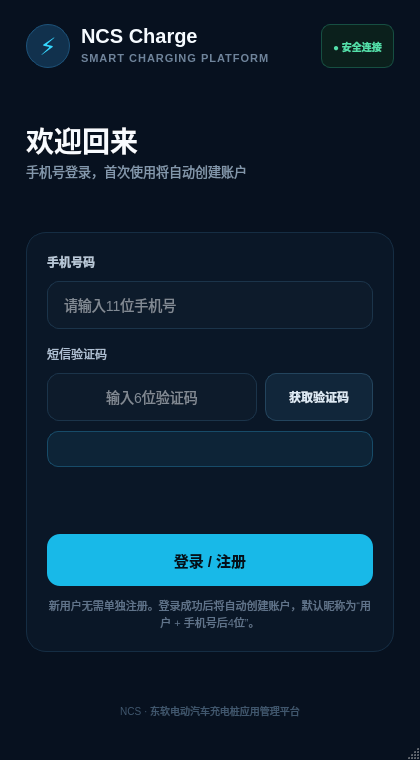
<?xml version="1.0" encoding="UTF-8"?>
<ui version="4.0">
 <class>LoginWindow</class>
 <widget class="QMainWindow" name="LoginWindow">
  <property name="geometry">
   <rect>
    <x>0</x>
    <y>0</y>
    <width>420</width>
    <height>760</height>
   </rect>
  </property>
  <property name="minimumSize">
   <size>
    <width>420</width>
    <height>760</height>
   </size>
  </property>
  <property name="maximumSize">
   <size>
    <width>420</width>
    <height>760</height>
   </size>
  </property>
  <property name="windowTitle">
   <string>充电用户端</string>
  </property>
  <property name="styleSheet">
   <string notr="true">
QMainWindow {
    background-color: #07111F;
    color: #F4F8FC;
}

QWidget#centralwidget {
    background-color: #07111F;
}

QLabel {
    color: #AFC1D5;
    font-family: "Noto Sans CJK SC", "Microsoft YaHei", "PingFang SC", sans-serif;
}

QLabel#brandMark {
    background-color: #11314D;
    color: #35D7FF;
    border: 1px solid #1C5279;
    border-radius: 22px;
    font-size: 24px;
    font-weight: 800;
}

QLabel#brandName {
    color: #F6FBFF;
    font-size: 20px;
    font-weight: 800;
}

QLabel#brandCaption {
    color: #6F849B;
    font-size: 11px;
    font-weight: 600;
    letter-spacing: 1px;
}

QLabel#headline {
    color: #F8FBFF;
    font-size: 28px;
    font-weight: 800;
}

QLabel#subheadline {
    color: #8297AC;
    font-size: 13px;
}

QLabel#sectionLabel {
    color: #B8C8D8;
    font-size: 12px;
    font-weight: 700;
}

QLabel#verificationInfoLabel {
    background-color: #0D2437;
    border: 1px solid #174B68;
    border-radius: 11px;
    color: #35D7FF;
    font-size: 13px;
    font-weight: 700;
    padding: 9px 12px;
}

QLabel#countdownLabel {
    color: #70869D;
    font-size: 11px;
}

QLabel#statusLabel {
    color: #70869D;
    font-size: 12px;
    font-weight: 600;
    padding: 3px 0px;
}

QLabel#statusLabel[error="true"] {
    color: #FF7F90;
}

QLabel#statusLabel[error="false"] {
    color: #55E0A8;
}

QLabel#tipLabel {
    color: #5F738A;
    font-size: 11px;
    line-height: 150%;
}

QLineEdit {
    background-color: #0D1B2B;
    color: #F5F9FD;
    border: 1px solid #1B344A;
    border-radius: 12px;
    padding: 0px 14px;
    selection-background-color: #1D8FB8;
    selection-color: #FFFFFF;
    font-size: 14px;
}

QLineEdit:hover {
    border-color: #2A506C;
}

QLineEdit:focus {
    background-color: #0E2032;
    border: 1px solid #2EC9F5;
}

QLineEdit::placeholder {
    color: #587088;
}

QPushButton {
    background-color: #11263A;
    color: #DDEAF5;
    border: 1px solid #23445D;
    border-radius: 11px;
    font-size: 12px;
    font-weight: 700;
    padding: 0px 12px;
}

QPushButton:hover {
    background-color: #17344C;
    border-color: #2F607F;
}

QPushButton:pressed {
    background-color: #0D2031;
}

QPushButton:disabled {
    background-color: #0D1927;
    color: #52687D;
    border-color: #15293B;
}

QPushButton#loginButton {
    background-color: #18B9E8;
    color: #04101A;
    border: none;
    border-radius: 13px;
    font-size: 15px;
    font-weight: 800;
}

QPushButton#loginButton:hover {
    background-color: #35C9F1;
}

QPushButton#loginButton:pressed {
    background-color: #12A2CC;
}

QFrame#loginCard {
    background-color: #0A1727;
    border: 1px solid #152D43;
    border-radius: 20px;
}

QFrame#softDivider {
    background-color: #142C42;
    min-height: 1px;
    max-height: 1px;
}

QLabel#secureBadge {
    background-color: #0B201C;
    color: #53DFA9;
    border: 1px solid #164F42;
    border-radius: 9px;
    font-size: 10px;
    font-weight: 700;
    padding: 4px 8px;
}
   </string>
  </property>
  <widget class="QWidget" name="centralwidget">
   <layout class="QVBoxLayout" name="rootLayout">
    <property name="leftMargin">
     <number>26</number>
    </property>
    <property name="topMargin">
     <number>24</number>
    </property>
    <property name="rightMargin">
     <number>26</number>
    </property>
    <property name="bottomMargin">
     <number>20</number>
    </property>
    <property name="spacing">
     <number>0</number>
    </property>

    <item>
     <layout class="QHBoxLayout" name="brandRow">
      <property name="spacing">
       <number>11</number>
      </property>
      <item>
       <widget class="QLabel" name="brandMark">
        <property name="minimumSize">
         <size>
          <width>44</width>
          <height>44</height>
         </size>
        </property>
        <property name="maximumSize">
         <size>
          <width>44</width>
          <height>44</height>
         </size>
        </property>
        <property name="text">
         <string>⚡</string>
        </property>
        <property name="alignment">
         <set>Qt::AlignCenter</set>
        </property>
       </widget>
      </item>
      <item>
       <layout class="QVBoxLayout" name="brandTextLayout">
        <property name="spacing">
         <number>1</number>
        </property>
        <item>
         <widget class="QLabel" name="brandName">
          <property name="text">
           <string>NCS Charge</string>
          </property>
         </widget>
        </item>
        <item>
         <widget class="QLabel" name="brandCaption">
          <property name="text">
           <string>SMART CHARGING PLATFORM</string>
          </property>
         </widget>
        </item>
       </layout>
      </item>
      <item>
       <spacer name="brandSpacer">
        <property name="orientation">
         <enum>Qt::Horizontal</enum>
        </property>
        <property name="sizeHint" stdset="0">
         <size>
          <width>40</width>
          <height>20</height>
         </size>
        </property>
       </spacer>
      </item>
      <item>
       <widget class="QLabel" name="secureBadge">
        <property name="text">
         <string>● 安全连接</string>
        </property>
       </widget>
      </item>
     </layout>
    </item>

    <item>
     <spacer name="headerSpacer">
      <property name="orientation">
       <enum>Qt::Vertical</enum>
      </property>
      <property name="sizeHint" stdset="0">
       <size>
        <width>20</width>
        <height>42</height>
       </size>
      </property>
     </spacer>
    </item>

    <item>
     <widget class="QLabel" name="headline">
      <property name="text">
       <string>欢迎回来</string>
      </property>
      <property name="alignment">
       <set>Qt::AlignLeft|Qt::AlignVCenter</set>
      </property>
     </widget>
    </item>

    <item>
     <widget class="QLabel" name="subheadline">
      <property name="text">
       <string>手机号登录，首次使用将自动创建账户</string>
      </property>
      <property name="alignment">
       <set>Qt::AlignLeft|Qt::AlignVCenter</set>
      </property>
     </widget>
    </item>

    <item>
     <spacer name="headlineSpacer">
      <property name="orientation">
       <enum>Qt::Vertical</enum>
      </property>
      <property name="sizeHint" stdset="0">
       <size>
        <width>20</width>
        <height>24</height>
       </size>
      </property>
     </spacer>
    </item>

    <item>
     <widget class="QFrame" name="loginCard">
      <property name="frameShape">
       <enum>QFrame::NoFrame</enum>
      </property>
      <property name="frameShadow">
       <enum>QFrame::Raised</enum>
      </property>
      <layout class="QVBoxLayout" name="cardLayout">
       <property name="leftMargin">
        <number>20</number>
       </property>
       <property name="topMargin">
        <number>20</number>
       </property>
       <property name="rightMargin">
        <number>20</number>
       </property>
       <property name="bottomMargin">
        <number>20</number>
       </property>
       <property name="spacing">
        <number>10</number>
       </property>

       <item>
        <widget class="QLabel" name="sectionLabel">
         <property name="text">
          <string>手机号码</string>
         </property>
        </widget>
       </item>

       <item>
        <widget class="QLineEdit" name="phoneLineEdit">
         <property name="minimumSize">
          <size>
           <width>0</width>
           <height>48</height>
          </size>
         </property>
         <property name="maximumSize">
          <size>
           <width>16777215</width>
           <height>48</height>
          </size>
         </property>
         <property name="placeholderText">
          <string>请输入11位手机号</string>
         </property>
         <property name="maxLength">
          <number>11</number>
         </property>
        </widget>
       </item>

       <item>
        <spacer name="fieldSpacer1">
         <property name="orientation">
          <enum>Qt::Vertical</enum>
         </property>
         <property name="sizeHint" stdset="0">
          <size>
           <width>20</width>
           <height>6</height>
          </size>
         </property>
        </spacer>
       </item>

       <item>
        <widget class="QLabel" name="verificationSectionLabel">
         <property name="text">
          <string>短信验证码</string>
         </property>
        </widget>
       </item>

       <item>
        <layout class="QHBoxLayout" name="verificationInputLayout">
         <property name="spacing">
          <number>8</number>
         </property>
         <item>
          <widget class="QLineEdit" name="verificationCodeLineEdit">
           <property name="minimumSize">
            <size>
             <width>0</width>
             <height>48</height>
            </size>
           </property>
           <property name="maximumSize">
            <size>
             <width>16777215</width>
             <height>48</height>
            </size>
           </property>
           <property name="placeholderText">
            <string>输入6位验证码</string>
           </property>
           <property name="maxLength">
            <number>6</number>
           </property>
           <property name="alignment">
            <set>Qt::AlignCenter</set>
           </property>
          </widget>
         </item>
         <item>
          <widget class="QPushButton" name="getCodeButton">
           <property name="minimumSize">
            <size>
             <width>108</width>
             <height>48</height>
            </size>
           </property>
           <property name="maximumSize">
            <size>
             <width>108</width>
             <height>48</height>
            </size>
           </property>
           <property name="text">
            <string>获取验证码</string>
           </property>
          </widget>
         </item>
        </layout>
       </item>

       <item>
        <widget class="QLabel" name="verificationInfoLabel">
         <property name="minimumSize">
          <size>
           <width>0</width>
           <height>36</height>
          </size>
         </property>
         <property name="text">
          <string/>
         </property>
         <property name="alignment">
          <set>Qt::AlignCenter</set>
         </property>
        </widget>
       </item>

       <item>
        <widget class="QLabel" name="countdownLabel">
         <property name="text">
          <string/>
         </property>
         <property name="alignment">
          <set>Qt::AlignCenter</set>
         </property>
        </widget>
       </item>

       <item>
        <spacer name="fieldSpacer2">
         <property name="orientation">
          <enum>Qt::Vertical</enum>
         </property>
         <property name="sizeHint" stdset="0">
          <size>
           <width>20</width>
           <height>4</height>
          </size>
         </property>
        </spacer>
       </item>

       <item>
        <widget class="QLabel" name="statusLabel">
         <property name="text">
          <string/>
         </property>
         <property name="alignment">
          <set>Qt::AlignCenter</set>
         </property>
         <property name="wordWrap">
          <bool>true</bool>
         </property>
        </widget>
       </item>

       <item>
        <widget class="QPushButton" name="loginButton">
         <property name="minimumSize">
          <size>
           <width>0</width>
           <height>52</height>
          </size>
         </property>
         <property name="maximumSize">
          <size>
           <width>16777215</width>
           <height>52</height>
          </size>
         </property>
         <property name="text">
          <string>登录 / 注册</string>
         </property>
        </widget>
       </item>

       <item>
        <spacer name="cardBottomSpacer">
         <property name="orientation">
          <enum>Qt::Vertical</enum>
         </property>
         <property name="sizeHint" stdset="0">
          <size>
           <width>20</width>
           <height>1</height>
          </size>
         </property>
        </spacer>
       </item>

       <item>
        <widget class="QLabel" name="tipLabel">
         <property name="text">
          <string>新用户无需单独注册。登录成功后将自动创建账户，默认昵称为“用户 + 手机号后4位”。</string>
         </property>
         <property name="alignment">
          <set>Qt::AlignCenter</set>
         </property>
         <property name="wordWrap">
          <bool>true</bool>
         </property>
        </widget>
       </item>
      </layout>
     </widget>
    </item>

    <item>
     <spacer name="bottomSpacer">
      <property name="orientation">
       <enum>Qt::Vertical</enum>
      </property>
      <property name="sizeHint" stdset="0">
       <size>
        <width>20</width>
        <height>34</height>
       </size>
      </property>
     </spacer>
    </item>

    <item>
     <widget class="QLabel" name="footerLabel">
      <property name="text">
       <string>NCS · 东软电动汽车充电桩应用管理平台</string>
      </property>
      <property name="alignment">
       <set>Qt::AlignCenter</set>
      </property>
      <property name="styleSheet">
       <string notr="true">color: #3F566D; font-size: 10px;</string>
      </property>
     </widget>
    </item>
   </layout>
  </widget>
  <widget class="QStatusBar" name="statusbar"/>
 </widget>
 <resources/>
 <connections/>
</ui>
